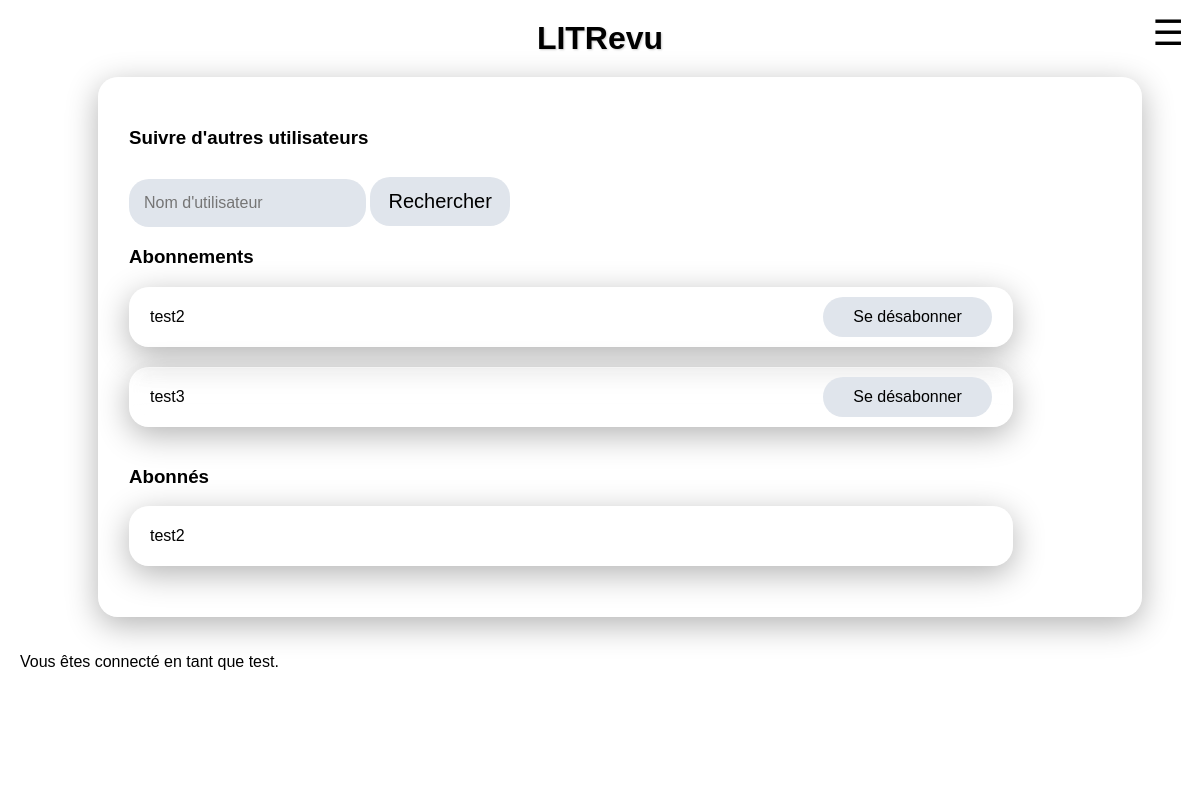
Page /subscribe/ (signed in) on the committed database.
### blog/models.py (models this page shows)
class UserFollows(models.Model):
    user = models.ForeignKey(
        settings.AUTH_USER_MODEL,
        on_delete=models.CASCADE,
        related_name='following'
        )
    followed_user = models.ForeignKey(
        settings.AUTH_USER_MODEL,
        on_delete=models.CASCADE,
        related_name='followed_by'
        )
    class Meta():
        unique_together = ('user', 'followed_user')

### authentication/models.py (models this page shows)
class User(AbstractUser):
    profile_photo = models.ImageField(verbose_name='Photo de profil')

### blog/views.py (the view)
# urls.py: path('subscribe/', blog.views.subscribe, name='subscribe'),
@login_required
def subscribe(request):
    search_form = forms.search_user(request.GET)
    results = None
    if search_form.is_valid():
        query = search_form.cleaned_data['query']
        abonnements_ids = UserFollows.objects.filter(user=request.user).values_list('followed_user_id', flat=True)
        results = User.objects.filter(username__icontains=query).exclude(id=request.user.id).exclude(id__in=abonnements_ids)
    abonnements = UserFollows.objects.filter(user=request.user)
    abonnes = UserFollows.objects.filter(followed_user=request.user)
    context = {
        'search_form': search_form,
        'results': results,
        'abonnements': abonnements,
        'abonnes': abonnes,
    }
    return render(request, 'blog/subscribe.html', context)

### blog/forms.py
class search_user(forms.Form):
    query = forms.CharField(
        max_length=63,
        label="Suivre d'autres utilisateurs",
        widget=forms.TextInput(attrs={
            'placeholder': "Nom d'utilisateur",
            'class': 'neumorphic neumorphic-search'
        })
    )

### blog/templates/blog/subscribe.html (shortened to what this page needs)
{% extends 'base.html' %}
{% block content %}
<div class="neumorphic neumorphic-subscribe">
    <h3>
        Suivre d'autres utilisateurs
    </h3>
        <form method="get">
            {{ search_form.query }}
            <button type="submit" class="neumorphic neumorphic-button">Rechercher</button>
        </form>
    <h3>Abonnements</h3>
    <ul class="follow-list">
        {% for follow in abonnements %}
            <li>
                <div class="neumorphic neumorphic-follow">
                    <span>{{ follow.followed_user.username }}</span>
                    <div class="unfollow">
                        <a method="post" href="{% url 'unfollow_user' follow.followed_user.id %}" class="neumorphic neumorphic-follow-button text-deco">Se désabonner</a>
                    </div>
                </div>
            </li>
        {% endfor %}
    </ul>
    <h3>Abonnés</h3>
    <ul class="follow-list">
        {% for follow in abonnes %}
        <div class="neumorphic neumorphic-follow">
            {{ follow.user.username }}
        </div>
        {% endfor %}
    </ul>
</div>
{% endblock %}

### templates/base.html (shortened to what this page needs)
{% load static %}
<!DOCTYPE html>
<html lang="fr">
    <head>
        <link rel="stylesheet" href="{% static 'css/styles.css' %}" />
    </head>
    <body>
        <main>
            <div class="header-title">LITRevu</div>
            {% if user.is_authenticated %}
            <button class="hamburger" onclick="toggleMenu()">☰</button>
            {% endif %}
            <div class="container">
                {% block content %}{% endblock content %}
            </div>
            <div class="footer">
                {% if user.is_authenticated %}
                    <p>Vous êtes connecté en tant que {{ request.user }}.</p>
                {% endif %}
            </div>
        </main>
        <footer class="footer">
            <div>
                <h3>
                </h3>
            </div>
        </footer>
    </body>
</html>

### static/css/styles.css (style rules this page uses)
:root { --bg-main: #e0e5ec; --bg-light: #f0f0f0; --border-color: #ccc; --shadow-dark: #a3b1c6; --shadow-light: #ffffff; --text-main: #6d7582; --text-muted: #888; --placeholder: #a3b1c6; --highlight: gold; }
body { margin: 0; padding: 0; align-items: center; background: url(./../img/janko-ferlic-sfL_QOnmy00-unsplash.jpg); background-size: cover; background-repeat: no-repeat; background-position: center; background-attachment: fixed; font-family: Arial, sans-serif; overflow-x: hidden; }
main { flex: 1; padding: 20px; }
footer { color: white; text-align: center; padding: 10px; position: relative; }
.hamburger { background: none; border: none; cursor: pointer; }
.header-title { font-size: 2rem; font-weight: bold; text-align: center; flex-grow: 1; text-shadow: 1px 1px 2px var(--border-color); }
.neumorphic { background: var(--bg-main); border-radius: 20px; }
.container { width: 100%; margin: 0 auto; padding: 20px; display: flex; flex-direction: column; align-items: center; }
.unfollow { float: right; }
.neumorphic-edit-card, .neumorphic-follow, .neumorphic-home-card, .review-card, .ticket-card { width: 90%; margin-bottom: 20px; padding: 20px; box-sizing: border-box; background: rgba(255, 255, 255, 0.1); box-shadow: 0 8px 32px rgba(0, 0, 0, 0.3); backdrop-filter: blur(12px); -webkit-backdrop-filter: blur(12px); border: 1px solid rgba(255, 255, 255, 0.3); }
.neumorphic-subscribe { display: flex; flex-direction: column; padding: 30px; width: 90%; box-sizing: border-box; background: rgba(255, 255, 255, 0.1); box-shadow: 0 8px 32px rgba(0, 0, 0, 0.3); backdrop-filter: blur(12px); -webkit-backdrop-filter: blur(12px); border: 1px solid rgba(255, 255, 255, 0.3); }
.neumorphic-search { padding: 15px; font-size: 16px; color: black; border: none; outline: none; }
.neumorphic-follow-button, .neumorphic-nav-button, .neumorphic-button { font-size: 16px; color: black; border: none; cursor: pointer; transition: all 0.3s ease; box-sizing: border-box; text-align: center; display: inline-block; text-decoration: none; }
.neumorphic-button { width: auto; margin-top: 10px; padding: 15px 30px; }
.neumorphic-follow-button { margin-top: -11px; padding: 11px 30px; }
.follow-list { list-style: none; padding: 0; margin: 0; }
@media screen and (max-width: 1320px) { .hamburger { display: block; margin-top: -45px; font-size: 35px; color: black; position: fixed; right: 10px; } }
@media screen and (max-width: 1320px) { .neumorphic-nav-button, .neumorphic-button { padding: 13px 18px; font-size: 20px; color: black; border: none; cursor: pointer; transition: all 0.3s ease; box-sizing: border-box; text-align: center; display: inline-block; text-decoration: none; } }

### rows in the picture
UserFollows: followed_user.username "test2"
UserFollows: followed_user.username "test3"
UserFollows: user.username "test2"
User: user "test"
